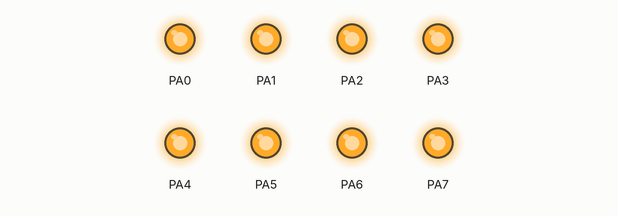
A program run on a simulated ATmega1284P, built with avr-gcc and emulated at 10 MHz. On the bench: output pins drawn as LEDs (lit = HIGH). Pins used as bus, display or sensor lines are not drawn. At 0.0 s the program stops and its outputs stay as they are.

Above: at 0.1 s.
Timing chart, 0 to 1.5 s (numbered marks = the images above):
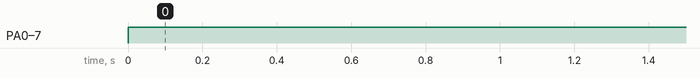

Measured:
- by itself, PA0–7: LOW → HIGH at 0.00 s

The program:

main.c
```c
/*************************************************************************
* Title		: ATmega1284P Test Slave
* Author	: Dimitri Dening
* Created	: 28.11.2021 14:25:17
* Software	: Microchip Studio V7
* Hardware	: Atmega1284P

DESCRIPTION:

USAGE:

NOTES:

*************************************************************************/
/* General libraries */
#include <avr/interrupt.h>
#include <util/delay.h>

/* Peripheral libraries */
#include "spi_lib.h"

/* User defined libraries */
#include "led_lib.h"

int main(void){

	cli(); // disable all interrupts first, workaround for garbage spi packages

	led_init();

	/* INIT */
	spi_init(SPI_MSB, SPI_SCK_LOW, SPI_SCK_LEADING);

    while (1) {
	}
}
```

led_lib.c
```c
/*************************************************************************
* Title		: led_lib.c
* Author	: Dimitri Dening
* Created	: 25.11.2021 21:42:39
* Software	: Microchip Studio V7
* Hardware	: Atmega1284P

DESCRIPTION:

USAGE:

NOTES:

*************************************************************************/
/* General libraries */
#include <avr/io.h>
#include <stdint.h>

/* User defined libraries */
#include "led_lib.h"

void led_init(void){

	/* Set all led pins @output*/
	LED_DDR = 0xff;

	/* All led pins are driven high (not active) */
	LED_PORT = 0xff;
}

void led_activate(uint8_t led){
	LED_PORT &= ~(1 << led);
}

void led_deactivate(uint8_t led){
	LED_PORT |= (1 << led);
}

void led_toggle(uint8_t led){
	LED_PORT ^= (1UL << led);
}

void led_counter(uint8_t byte){
	led_deactivate(LED0);
	led_deactivate(LED1);
	led_deactivate(LED2);

	if (byte & (1 << LED0)) led_activate(LED0);
	if (byte & (1 << LED1)) led_activate(LED1);
	if (byte & (1 << LED2)) led_activate(LED2);
}
```

led_lib.h
```c
/*************************************************************************
* Title		: led_lib.h
* Author	: Dimitri Dening
* Created	: 25.11.2021 21:42:49
* Software	: Microchip Studio V7
* Hardware	: Atmega1284P

DESCRIPTION:

USAGE:

NOTES:

*************************************************************************/
#ifndef LED_LIB_H_
#define LED_LIB_H_

#define LED_PIN  PINA
#define LED_DDR  DDRA
#define LED_PORT PORTA
#define LED0 0x00 /* reserved for co2 sensor */
#define LED1 0x01 /* reserved for co2 sensor */
#define LED2 0x02 /* reserved for co2 sensor */
#define LED3 0x03
#define LED4 0x04
#define LED5 0x05
#define LED6 0x06
#define LED7 0x07 /* reserved for error code */
#define LED_ERROR LED7

/*
DESCRIPTION:
	Initialize led pins to indicate ppm status
	when using the co2 sensor and an error code
	for the <spi_lib.h>.
ARGS:
	None

RETURN:
	None
*/
void led_init(void);

void led_activate(uint8_t led);

void led_deactivate(uint8_t led);

void led_toggle(uint8_t led);

void led_counter(uint8_t byte);

#endif /* LED_LIB_H_ */
```

spi_io.h
```c
/*************************************************************************
* Title		: spi_io.h
* Author	: Dimitri Dening
* Created	: 05.11.2021 19:39:26
* Software	: Microchip Studio V7
* Hardware	: Atmega1284P

DESCRIPTION:

USAGE:

NOTES:
	This file should only be included from <spi_lib.h>, never directly.

*************************************************************************/
#ifndef SPI_IO_H_
#define SPI_IO_H_

#include <avr/io.h>

/* SPI Port Declaration */
#if defined(__AVR_ATmega1284P__)
#	define SPI_SCK		PORTB7
#	define SPI_MOSI		PORTB5
#	define SPI_MISO		PORTB6
#	define SPI_SS		PORTB4
#else
#  if !defined(__COMPILING_AVR_LIBC__)
#    warning "ATmega1284P not found"
#  endif
#endif

#endif /* SPI_IO_H_ */
```

spi_lib.c
```c
/*************************************************************************
* Title		: SPI master Implementation
* Author	: Dimitri Dening
* Created	: 25.10.2021 17:56:24
* Software	: Microchip Studio V7
* Hardware	: Atmega1284P

DESCRIPTION:

USAGE:

NOTES:

*************************************************************************/
/* General libraries */
#include <avr/interrupt.h>

/* User defined libraries */
#include "spi_lib.h"
#include "led_lib.h"

void spi_init(data_order_t data_order, clock_polarity_t clock_polarity, clock_phase_t clock_phase){

	/* Set MISO output, all others input */
	DDRB = (1 << SPI_MISO);

	/* Enable SPI Interrupt Flag, SPI, Data Order, Clock Polarity, Clock Phase */
	SPCR = (1 << SPIE) | (1 << SPE) | (data_order << DORD) | (clock_polarity << CPOL) | (clock_phase << CPHA);

	/* Pin Configuration for the new slave */
	PORTB |= (1 << PORTB4); // Pull High := not active
	DDRB  |= (1 << DDB4);   // @Output

	sei(); // global interrupt enable

	uint8_t dump;
	dump = SPDR;
	dump = SPDR;
}

uint8_t data[8] = { 0x00, 0x00, 0x00, 0x00, 0x00, 0x00, 0x00, 0x00 };
volatile uint8_t i = 0;

ISR(SPI_STC_vect){

	if (i > 7) i = 0;
	SPDR = data[i];
	data[i] = SPDR;
	i++;
}
```

spi_lib.h
```c
/*************************************************************************
* Title		: spi_lib.h include file for SPI slave interface
* Author	: Dimitri Dening
* Created	: 25.10.2021 17:56:35
* Software	: Microchip Studio V7
* Hardware	: Atmega1284P

DESCRIPTION:

USAGE:

NOTES:

*************************************************************************/

#ifndef SPI_LIB_H_
#define SPI_LIB_H_

/* General libraries */

/* User defined libraries */
#include "spi_io.h"

typedef enum {
	SPI_MSB = 0x00,
	SPI_LSB = 0x01
} data_order_t;

typedef enum {
	SPI_SCK_LOW = 0x00,
	SPI_SCK_HIGH = 0x01
} clock_polarity_t;

typedef enum {
	SPI_SCK_LEADING = 0x00,
	SPI_SCK_TRAILING = 0x01
} clock_phase_t;

typedef enum {
	SPI_CLOCK_DIV4 = 0x00,
	SPI_CLOCK_DIV16 = 0x01,
	SPI_CLOCK_DIV64 = 0x02,
	SPI_CLOCK_DIV128 = 0x03,
	// The following clock settings will set the SPI2X bit in the SPSR.
	// The SCK frequency will be doubled when the SPI is in master mode.
	SPI_CLOCK_DIV2 = 0x04,
	SPI_CLOCK_DIV8 = 0x05,
	SPI_CLOCK_DIV32 = 0x06,
	SPI_CLOCK_DIV64X = 0x07
} clock_rate_t;

/*
DESCRIPTION:
	Initializes the SPI as slave.

ARGS:
	Check the <spi_io.h> file for the entire valid argument list.

RETURN:
	None

EXAMPLE:
	spi_init(SPI_LSB, SPI_SCK_HIGH, SPI_SCK_TRAILING);
*/
void spi_init(data_order_t data_order, clock_polarity_t clock_polarity, clock_phase_t clock_phase);

#endif /* SPI_LIB_H_ */
```
